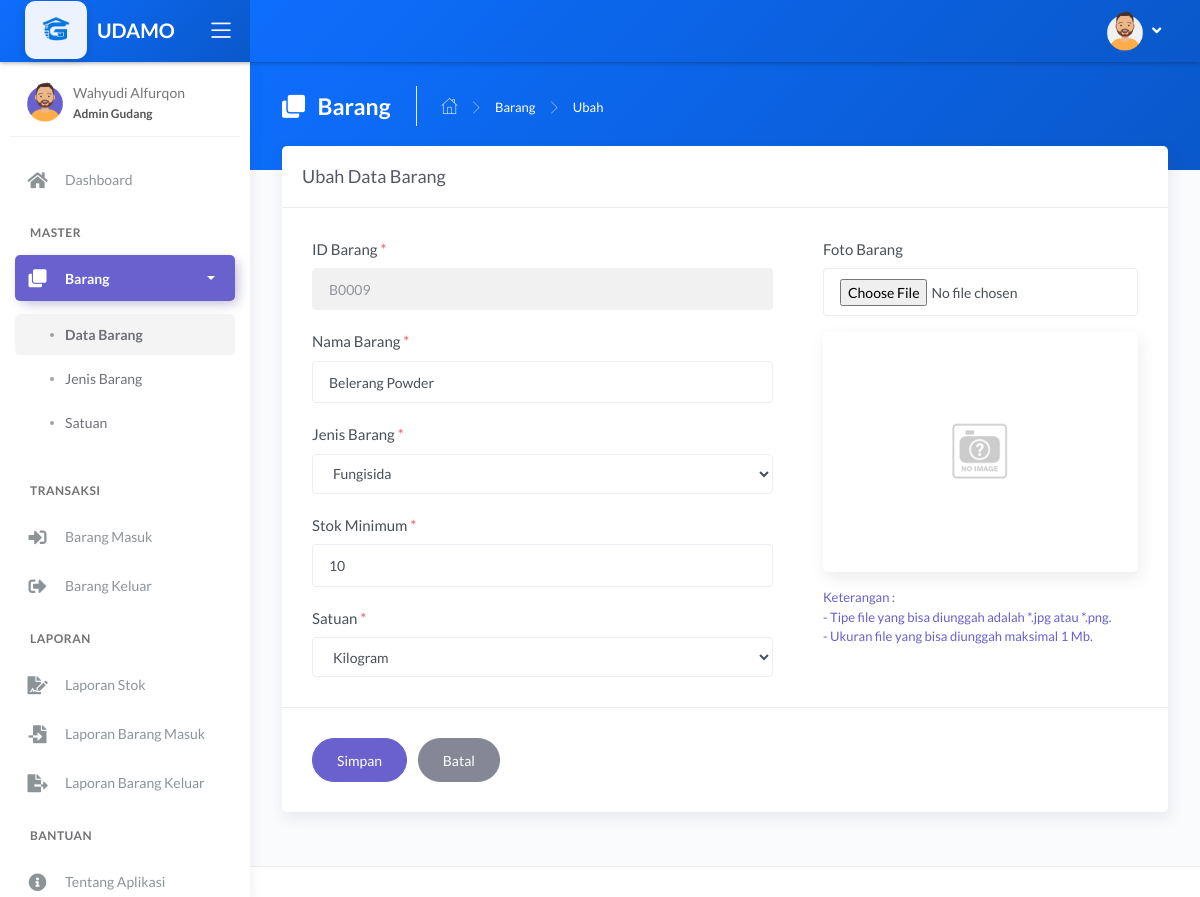
Before: /main.php?module=form_ubah_barang&id=B0009 (signed in) with the older database file.
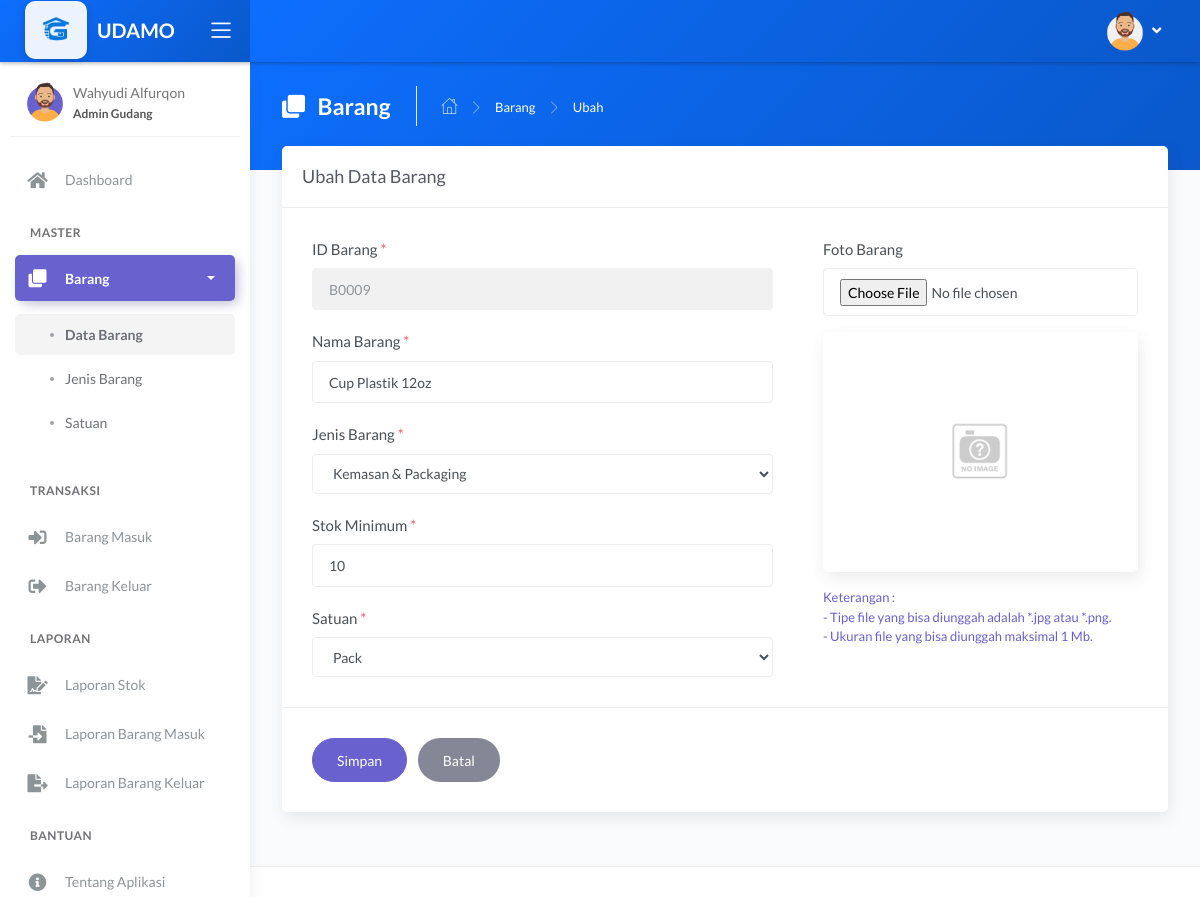
After: the same page with the newer database file.
### tables this page shows
CREATE TABLE `tbl_barang` (
  `id_barang` varchar(5) NOT NULL,
  `nama_barang` varchar(100) NOT NULL,
  `jenis` int(11) NOT NULL,
  `stok_minimum` int(11) NOT NULL,
  `stok` int(11) NOT NULL DEFAULT '0',
  `satuan` int(11) NOT NULL,
  `foto` varchar(100) DEFAULT NULL
);

CREATE TABLE `tbl_jenis` (
  `id_jenis` int(11) NOT NULL,
  `nama_jenis` varchar(50) NOT NULL
);

CREATE TABLE `tbl_satuan` (
  `id_satuan` int(11) NOT NULL,
  `nama_satuan` varchar(30) NOT NULL
);

### modules/barang/form_ubah.php (the view, shortened to what the changed rows need)
<?php
if (basename($_SERVER['PHP_SELF']) === basename(__FILE__)) {
    header('location: 404.html');
}
else {
    if (isset($_GET['id'])) {
        $id_barang = $_GET['id'];
        $query = mysqli_query($mysqli, "SELECT a.id_barang, a.nama_barang, a.jenis, a.stok_minimum, a.stok, a.satuan, a.foto, b.nama_jenis, c.nama_satuan
                                        FROM tbl_barang as a INNER JOIN tbl_jenis as b INNER JOIN tbl_satuan as c
                                        ON a.jenis=b.id_jenis AND a.satuan=c.id_satuan
                                        WHERE a.id_barang='$id_barang'")
                                        or die('Ada kesalahan pada query tampil data : ' . mysqli_error($mysqli));
        $data = mysqli_fetch_assoc($query);
    }
?>
<div class="panel-header" style="background: linear-gradient(135deg, #0d6efd, #0a58ca);">
        <div class="page-inner py-4">
            <div class="page-header text-white">
                <h4 class="page-title text-white"><i class="fas fa-clone mr-2"></i> Barang</h4>
                <ul class="breadcrumbs">
                    <li class="nav-home"><a href="?module=dashboard"><i class="flaticon-home text-white"></i></a></li>
                    <li class="separator"><i class="flaticon-right-arrow"></i></li>
                    <li class="nav-item"><a href="?module=barang" class="text-white">Barang</a></li>
                    <li class="separator"><i class="flaticon-right-arrow"></i></li>
                    <li class="nav-item"><a>Ubah</a></li>
                </ul>
            </div>
        </div>
    </div>
    <div class="page-inner mt--5">
        <div class="card">
            <div class="card-header">
                <div class="card-title">Ubah Data Barang</div>
            </div>
            <form action="modules/barang/proses_ubah.php" method="post" enctype="multipart/form-data" class="needs-validation" novalidate>
                <div class="card-body">
                    <div class="row">
                        <div class="col-md-7">
                            <div class="form-group">
                                <label>ID Barang <span class="text-danger">*</span></label>
                                <input type="text" name="id_barang" class="form-control" value="<?php echo $data['id_barang']; ?>" readonly>
                            </div>
                            <div class="form-group">
                                <label>Nama Barang <span class="text-danger">*</span></label>
                                <input type="text" name="nama_barang" class="form-control" autocomplete="off" value="<?php echo $data['nama_barang']; ?>" required>
                            </div>
                            <div class="form-group">
                                <label>Jenis Barang <span class="text-danger">*</span></label>
                                <select name="jenis" class="form-control select2-single" autocomplete="off" required>
                                    <option value="<?php echo $data['jenis']; ?>"><?php echo $data['nama_jenis']; ?></option>
                                </select>
                            </div>
                            <div class="form-group">
                                <label>Stok Minimum <span class="text-danger">*</span></label>
                                <input type="text" name="stok_minimum" class="form-control" autocomplete="off" onKeyPress="return goodchars(event,'0123456789',this)" value="<?php echo $data['stok_minimum']; ?>" required>
                            </div>
                            <div class="form-group">
                                <label>Satuan <span class="text-danger">*</span></label>
                                <select name="satuan" class="form-control select2-single" autocomplete="off" required>
                                    <option value="<?php echo $data['satuan']; ?>"><?php echo $data['nama_satuan']; ?></option>
                                </select>
                            </div>
                        </div>
                        <div class="col-md-5 ml-auto">
                            <div class="form-group">
                                <label>Foto Barang</label>
                                <input type="file" accept=".jpg, .jpeg, .png" id="foto" name="foto" class="form-control" autocomplete="off">
                                <div class="card mt-3 mb-3">
                                    <div class="card-body text-center">
                                        <?php
                                        if (is_null($data['foto'])) { ?>
                                            <img style="max-height:200px" src="images/no_image.png" class="img-fluid foto-preview" alt="Foto Barang">
                                        <?php
                                        }
                                        else { ?>
                                            <img style="max-height:200px" src="images/<?php echo $data['foto']; ?>" class="img-fluid foto-preview" alt="Foto Barang">
                                        <?php } ?>
                                    </div>
                                </div>
                                <small class="form-text text-secondary">
                                    Keterangan : <br>
                                    - Tipe file yang bisa diunggah adalah *.jpg atau *.png. <br>
                                    - Ukuran file yang bisa diunggah maksimal 1 Mb.
                                </small>
                            </div>
                        </div>
                    </div>
                </div>
                <div class="card-action">
                    <input type="submit" name="simpan" value="Simpan" class="btn btn-secondary btn-round pl-4 pr-4 mr-2">
                    <a href="?module=barang" class="btn btn-default btn-round pl-4 pr-4">Batal</a>
                </div>
            </form>
        </div>
    </div>
<?php } ?>

Changed rows visible on the page:
changed tbl_barang "B0009": nama_barang "Belerang Powder" → "Cup Plastik 12oz"; jenis "Fungisida" → "Kemasan & Packaging"; satuan "Kilogram" → "Pack"
